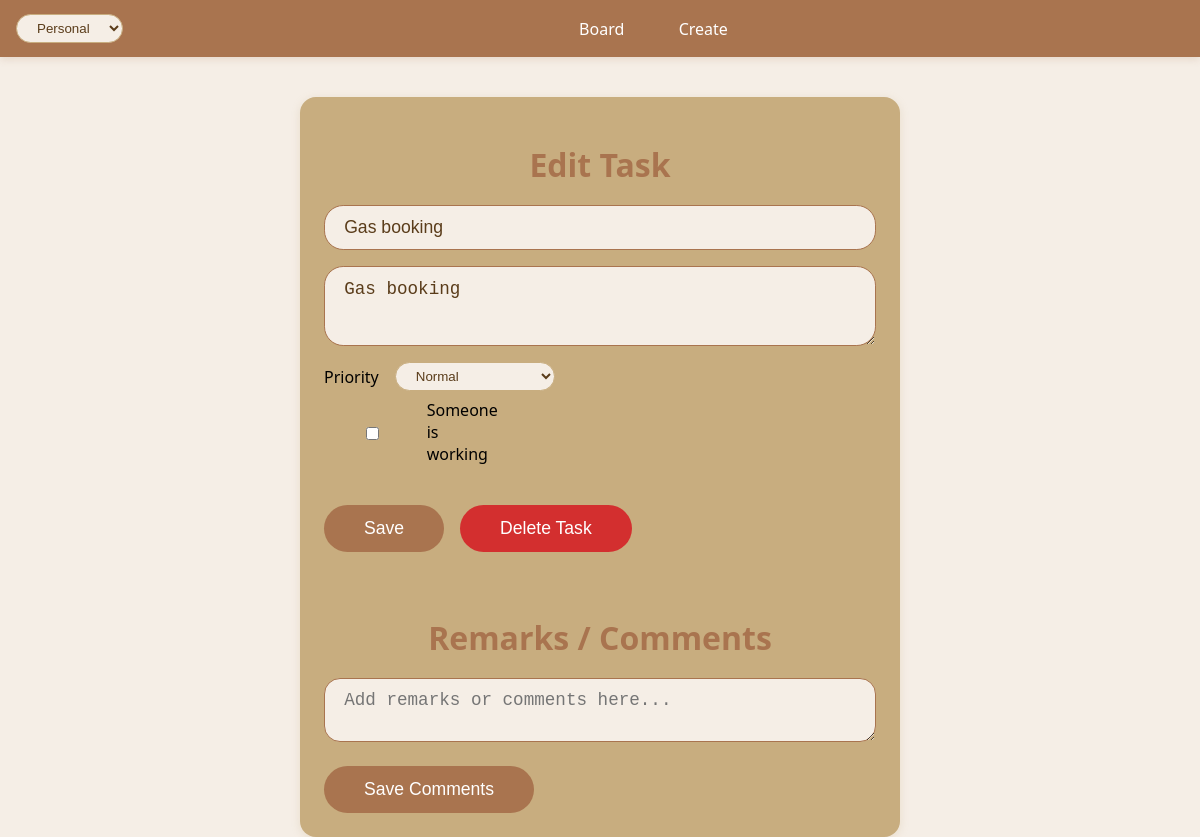
The page /task/8/ on the database its author committed.
### board/models.py (models this page shows, shortened)
class Space(models.Model):
    name = models.CharField(max_length=50, unique=True)
    created = models.DateTimeField(auto_now_add=True)

class Task(models.Model):
	STATUS_CHOICES = [
		("planned", "Planned"),
		("in-progress", "In Progress"),
		("in-review", "In Review"),
		("done", "Done"),
		("cancelled", "Cancelled"),
	]
	PRIORITY_CHOICES = [
		('low', 'Low'),
		('normal', 'Normal'),
		('high', 'High'),
	]
	short_description = models.CharField(max_length=100)
	description = models.TextField()
	status = models.CharField(max_length=20, choices=STATUS_CHOICES, default="planned")
	workspace = models.ForeignKey('Space', null=True, blank=True, on_delete=models.CASCADE, related_name='tasks')
	comments = models.TextField(blank=True, default="")
	priority = models.CharField(max_length=10, choices=PRIORITY_CHOICES, default='normal')
	is_working = models.BooleanField(default=False) # Indicates someone is currently working on the task

### board/views.py (the view, shortened to what this page needs)
# urls.py: path('task/<int:task_id>/', views.task_detail, name='task_detail'),
def task_detail(request, task_id):
	task = get_object_or_404(Task, id=task_id)
	return render(request, "board/task_detail.html", {"task": task})

### board/context_processors.py (called while the page is built)
def spaces_processor(request):
    spaces_qs = Space.objects.all().order_by('name')
    spaces = [s.name for s in spaces_qs]
    default_space = spaces[0] if spaces else 'office'
    current_workspace = request.session.get('current_workspace', default_space)
    if current_workspace not in spaces and spaces:
        current_workspace = spaces[0]
        request.session['current_workspace'] = current_workspace
    return {
        'spaces': spaces,
        'current_workspace': current_workspace,
    }

### board/templates/board/task_detail.html (shortened to what this page needs)
{% extends 'base.html' %}
{% block content %}
<div class="create-task-section" style="margin: 2.5rem auto 0 auto;">
    <h2>Edit Task</h2>
    <form method="post">
        <input type="text" name="short_description" value="{{ task.short_description }}" placeholder="Short description" required />
        <textarea name="description" placeholder="Description" required>{{ task.description }}</textarea>
        <div class="form-row" style="display:flex; flex-direction:column; gap:0.5rem;">
            <div class="form-priority-row">
                <label for="id_priority">Priority</label>
                <select name="priority" id="id_priority" class="form-priority-select">
                    <option value="normal" {% if task.priority == 'normal' %}selected{% endif %}>Normal</option>
                </select>
            </div>
            <div class="form-checkbox-row">
                <label for="id_is_working">
                    <input type="checkbox" name="is_working" id="id_is_working" {% if task.is_working %}checked{% endif %}>
                    <span>Someone is working</span>
                </label>
            </div>
        </div>
        <div style="display: flex; gap: 1rem; margin-top: 1rem;">
            <button type="submit" name="save">Save</button>
            <button type="button" onclick="confirmDelete()" style="background: #d32f2f; color: white;">Delete Task</button>
        </div>
    </form>
    <div style="margin-top:2rem;width:100%;">
        <h3 style="color: var(--coffee-brown);">Remarks / Comments</h3>
        <form method="post">
            <textarea name="comments" placeholder="Add remarks or comments here..." style="width:100%;min-height:60px;border-radius:1rem;">{{ task.comments }}</textarea>
            <button type="submit" style="margin-top:0.5rem;">Save Comments</button>
        </form>
    </div>
</div>
{% endblock %}

### board/templates/base.html (shortened to what this page needs)
{% load static %}
<!DOCTYPE html>
<html lang="en">
<head>
    <link rel="stylesheet" href="{% static 'css/forms.css' %}">
</head>
<body>
    <nav class="navbar">
        <div class="workspace-toggle">
            <form id="workspace-form" method="get" style="margin:0;">
                <select name="workspace" id="workspace-select" onchange="this.form.submit()">
                    {% for sp in spaces %}
                        <option value="{{ sp }}" {% if current_workspace == sp %}selected{% endif %}>{{ sp|title }}</option>
                    {% empty %}
                        <option value="office" {% if current_workspace == 'office' %}selected{% endif %}>Office</option>
                        <option value="home" {% if current_workspace == 'home' %}selected{% endif %}>Home</option>
                    {% endfor %}
                </select>
            </form>
        </div>
        <div class="nav-links">
            <a href="/" class="{% if request.path == '/' %}active{% endif %}">Board</a>
            <a href="/create/" class="{% if request.path == '/create/' %}active{% endif %}">Create</a>
        </div>
    </nav>
    {% block content %}{% endblock %}
</body>
</html>

### board/static/css/forms.css (style rules this page uses)
.form-priority-row { display: flex; align-items: center; gap: 1rem; flex-wrap: wrap; }
.form-priority-row label { margin: 0; white-space: nowrap; }
.form-priority-select { min-width: 160px; max-width: 260px; }
.form-checkbox-row { display: flex; align-items: center; gap: 0.5rem; }
.form-checkbox-row label { margin: 0; min-width: 160px; display: inline-flex; align-items: center; gap: 0.4rem; }

### board/templates/base.html (style rules this page uses)
*, *::before, *::after { box-sizing: border-box; }
html, body { overflow-x: hidden; }
body { padding-left: 0.5rem; padding-right: 0.5rem; }
.navbar { width: 100%; background: var(--coffee-brown); color: var(--white); padding: 0.7rem 1rem; display: flex; justify-content: space-between; align-items: center; flex-wrap: wrap; box-shadow: 0 2px 8px #a9744f33; }
.navbar .nav-links { display: flex; gap: 1rem; justify-content: center; flex: 1 1 auto; min-width: 0; }
.navbar .workspace-toggle { display: flex; gap: 0.5rem; align-items: center; }
.navbar a { color: var(--white); text-decoration: none; font-size: 1rem; font-weight: 500; padding: 0.4rem 1.2rem; border-radius: 1.2rem; transition: background 0.2s; }
:root { --coffee-brown: #a9744f; --light-coffee: #c8ad7f; --cream: #f5eee6; --white: #fff; --tan: #e7d7c1; --border-radius: 1rem; --shadow: 0 2px 8px #c8ad7f44; }
body { font-family: 'Segoe UI', Arial, sans-serif; background: var(--cream); margin: 0; padding: 0; }
.create-task-section { background: var(--light-coffee); border-radius: 1rem; padding: 1.2rem 1.5rem 1.5rem 1.5rem; box-shadow: var(--shadow); margin-top: 2rem; display: flex; flex-direction: column; align-items: center; max-width: 600px; }
.create-task-section h2, .create-task-section h3 { color: var(--coffee-brown); margin-bottom: 1.2rem; font-size: 2rem; font-weight: 700; text-align: center; }
.create-task-section form { width: 100%; display: flex; flex-direction: column; gap: 1rem; }
.create-task-section input, .create-task-section textarea { width: 100%; border-radius: 1.2rem; border: 1.5px solid var(--coffee-brown); padding: 0.7rem 1.2rem; margin-bottom: 0; font-size: 1.1rem; background: var(--cream); color: #5a3c1a; box-sizing: border-box; }
.create-task-section textarea { min-height: 80px; resize: vertical; }
.create-task-section button { background: var(--coffee-brown); color: var(--white); border: none; border-radius: 2rem; padding: 0.8rem 2.5rem; font-size: 1.1rem; font-weight: 500; cursor: pointer; transition: background 0.2s; align-self: flex-start; margin-top: 0.5rem; }
select { border-radius: 1.2rem; border: 1px solid var(--light-coffee); padding: 0.3rem 1rem; background: var(--cream); color: #5a3c1a; }
.navbar a, .workspace-toggle select { max-width: 100%; }

### rows shown on the page
Space: workspace "Personal"
Task: short_description "Gas booking", description "Gas booking", priority "Normal"
